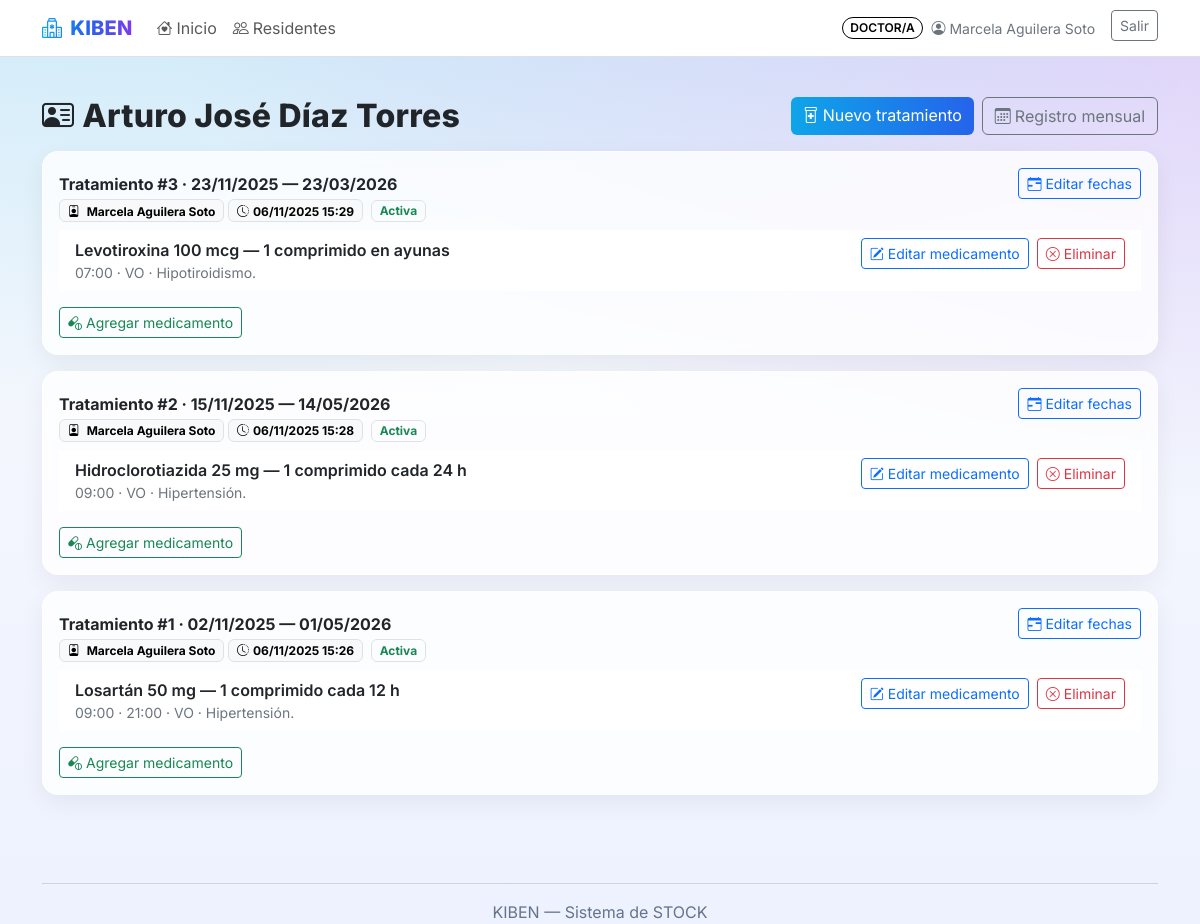
/residentes/17/ (signed in), run on the app's committed database.
### landing/models.py (models this page shows, shortened)
class Residente(models.Model):
    class Sexo(models.TextChoices):
        M = "M", "Masculino"
        F = "F", "Femenino"
        O = "O", "Otro/ND"
    nombre_completo = models.CharField(max_length=160)
    rut = models.CharField(max_length=20, unique=True)
    fecha_nacimiento = models.DateField(null=True, blank=True)
    sexo = models.CharField(max_length=1, choices=Sexo.choices, default=Sexo.O)
    alergias = models.TextField(blank=True)
    activo = models.BooleanField(default=True)

class Receta(models.Model):
    residente = models.ForeignKey('Residente', on_delete=models.CASCADE, related_name="recetas")
    medico = models.ForeignKey(settings.AUTH_USER_MODEL, on_delete=models.PROTECT)
    numero = models.PositiveIntegerField(
        default=0, editable=False, help_text="Número secuencial por residente"
    )
    inicio = models.DateField()
    fin = models.DateField(null=True, blank=True)
    observaciones = models.TextField(blank=True)
    activa = models.BooleanField(default=True)
    creada_en = models.DateTimeField(auto_now_add=True)
    class Meta:
        constraints = [
            models.UniqueConstraint(fields=['residente', 'numero'], name='uniq_receta_por_residente'),
        ]
        ordering = ['-numero', '-creada_en']

class OrdenMedicamento(models.Model):
    receta = models.ForeignKey(Receta, on_delete=models.CASCADE, related_name="ordenes")
    producto = models.ForeignKey(Producto, on_delete=models.PROTECT)
    dosis = models.CharField(max_length=60)  # ej: "1 tableta", "5 ml"
    via = models.CharField(max_length=40, blank=True)
    indicaciones = models.TextField(blank=True)
    activo = models.BooleanField(default=True)
    stock_asignado = models.PositiveIntegerField(default=0)  # stock actual
    stock_critico = models.PositiveIntegerField(default=0)
    alerta_enviada = models.BooleanField(default=False)

class Producto(models.Model):
    nombre = models.CharField(max_length=160)
    potencia = models.CharField(max_length=60, blank=True)  # ej: 500 mg
    forma = models.CharField(max_length=40, blank=True)     # tableta, jarabe, etc.

class HoraProgramada(models.Model):
    class Dia(models.IntegerChoices):
        LUN = 0, "Lun"
        MAR = 1, "Mar"
        MIE = 2, "Mié"
        JUE = 3, "Jue"
        VIE = 4, "Vie"
        SAB = 5, "Sáb"
        DOM = 6, "Dom"
    orden = models.ForeignKey(OrdenMedicamento, on_delete=models.CASCADE, related_name="horas")
    hora = models.TimeField()
    dia_semana = models.IntegerField(choices=Dia.choices, null=True, blank=True)  # null = todos los días
    class Meta:
        ordering = ["hora"]

### landing/views.py (the view, shortened to what this page needs)
# urls.py: path('residentes/<int:residente_id>/', views.residente_detail, name='residente_detail'),
@login_required
@doctor_tens_or_admin_required
def residente_detail(request, residente_id):
    recetas_qs = (
        Receta.objects
        .select_related('medico')
        .order_by('-creada_en')
        .prefetch_related(
            Prefetch(
                'ordenes',
                queryset=OrdenMedicamento.objects
                    .select_related('producto')
                    .prefetch_related('horas')
            )
        )
    )
    residente = get_object_or_404(
        Residente.objects.prefetch_related(
            Prefetch('recetas', queryset=recetas_qs)
        ),
        pk=residente_id
    )
    return render(request, 'residentes/residente_detail.html', {
        'residente': residente,
    })

### landing/roles.py (called while the page is built)
def _in_group(user, name):
    return user.is_authenticated and user.groups.filter(name=name).exists()

def is_admin(user): return _in_group(user, ADMIN_GROUP) or user.is_superuser

def is_tens(user): return _in_group(user, TENS_GROUP)

def is_cuidadora(user): return _in_group(user, CUIDADORA_GROUP)

def is_doctor(user): return _in_group(user, DOCTOR_GROUP)  # << nuevo

def doctor_tens_or_admin_required(view):
    @wraps(view)
    def _wrapped(request, *args, **kwargs):
        u = request.user
        if is_admin(u) or is_doctor(u) or is_tens(u):
            return view(request, *args, **kwargs)
        return _deny(request)
    return _wrapped

### landing/templatetags/roles_tags.py (called while the page is built)
@register.filter(name="is_admin")
def is_admin_filter(user):
    return rolelib.is_admin(user)

@register.filter(name="is_tens")
def is_tens_filter(user):
    return rolelib.is_tens(user)

@register.filter(name="is_cuidadora")
def is_cuidadora_filter(user):
    return rolelib.is_cuidadora(user)

@register.filter(name="is_doctor")
def is_doctor_filter(user):
    return rolelib.is_doctor(user)

### landing/templates/residentes/residente_detail.html (shortened to what this page needs)
{% extends 'base.html' %}
{% load roles_tags %}
{% block content %}
<div class="container py-4">
  <div class="d-flex align-items-center justify-content-between mb-3">
    <h2 class="page-title mb-0">
      <i class="bi bi-person-vcard me-2"></i>{{ residente.nombre_completo }}
    </h2>
    <div class="d-flex flex-wrap gap-2 justify-content-end">
      {% if user|is_doctor %}
        <a class="btn btn-gradient" href="{% url 'receta_create' residente.id %}">
          <i class="bi bi-prescription2 me-1"></i>Nuevo tratamiento
        </a>
      {% endif %}
      <a class="btn btn-outline-secondary" href="{% url 'registro_mensual' residente.id %}">
        <i class="bi bi-calendar3 me-1"></i>Registro mensual
      </a>
    </div>
  </div>
  {% now "Y-m-d" as hoy %}
  {% for rec in residente.recetas.all %}
    <div class="glass-card p-3 mb-3">
      <div class="d-flex align-items-center justify-content-between">
        <div class="fw-bold">
          Tratamiento #{{ rec.numero|default:rec.id }}
          · {{ rec.inicio|date:"d/m/Y" }}{% if rec.fin %} — {{ rec.fin|date:"d/m/Y" }}{% endif %}
        </div>
        {% if user|is_doctor %}
          <button type="button"
                  class="btn btn-outline-primary btn-sm"
                  data-bs-toggle="modal"
                  data-bs-target="#modalFechas{{ rec.id }}">
            <i class="bi bi-calendar-range me-1"></i>Editar fechas
          </button>
        {% endif %}
      </div>
      <div class="mb-2 d-flex flex-wrap gap-1 align-items-center">
        <span class="badge text-bg-light border small">
          <i class="bi bi-person-badge me-1"></i>
          {% if rec.medico %}
            {{ rec.medico.get_full_name|default:rec.medico.username }}
          {% else %}
            —
          {% endif %}
        </span>
        {% if rec.creada_en %}
          <span class="badge text-bg-light border small">
            <i class="bi bi-clock-history me-1"></i>{{ rec.creada_en|date:"d/m/Y H:i" }}
          </span>
        {% endif %}
        {% if rec.fin %}
          {% if rec.inicio|date:"Y-m-d" <= hoy and rec.fin|date:"Y-m-d" >= hoy %}
            <span class="badge text-bg-success-subtle text-success border small ms-1">Activa</span>
          {% else %}
            <span class="badge text-bg-secondary border small ms-1">Inactiva</span>
          {% endif %}
        {% else %}
          {% if rec.inicio|date:"Y-m-d" <= hoy %}
            <span class="badge text-bg-success-subtle text-success border small ms-1">Activa</span>
          {% else %}
            <span class="badge text-bg-secondary border small ms-1">Inactiva</span>
          {% endif %}
        {% endif %}
      </div>
      {% if rec.ordenes.all %}
        <div class="list-group list-group-flush">
          {% for o in rec.ordenes.all %}
            <div class="list-group-item">
              <div class="d-flex flex-column flex-md-row align-items-md-start justify-content-between gap-2">
                <div class="flex-grow-1">
                  <div class="fw-semibold">
                    {{ o.producto.nombre }} {{ o.producto.potencia }} — {{ o.dosis }}
                  </div>
                  <div class="small text-secondary">
                    {% for h in o.horas.all %}
                      {% if not forloop.first %} · {% endif %}
                      {{ h.hora|time:"H:i" }}
                    {% endfor %}
                    {% if o.via %} · {{ o.via }}{% endif %}
                    {% if o.indicaciones %} · {{ o.indicaciones }}{% endif %}
                  </div>
                </div>
                {% if user|is_doctor %}
                  <div class="d-flex flex-wrap gap-2 ms-md-2">
                    <a class="btn btn-outline-primary btn-sm"
                       href="{% url 'orden_edit' o.id %}">
                      <i class="bi bi-pencil-square me-1"></i>Editar medicamento
                    </a>
                    <form method="post"
                          action="{% url 'orden_delete' o.id %}"
                          onsubmit="return confirm('¿Eliminar medicamento de la receta?');">
                      <button class="btn btn-outline-danger btn-sm">
                        <i class="bi bi-x-circle me-1"></i>Eliminar
                      </button>
                    </form>
                  </div>
                {% endif %}
              </div>
            </div>
          {% endfor %}
        </div>
      {% else %}
        <div class="text-secondary">Sin medicamentos aún.</div>
      {% endif %}
      {% if user|is_doctor %}
        <div class="mt-3">
          <a class="btn btn-outline-success btn-sm" href="{% url 'orden_create' rec.id %}">
            <i class="bi bi-capsule-pill me-1"></i>Agregar medicamento
          </a>
        </div>
      {% endif %}
    </div>
  {% empty %}
    <div class="glass-card p-4 text-center">
      <div class="text-secondary">Aún no tiene recetas registradas.</div>
    </div>
  {% endfor %}
</div>
{% endblock %}

### landing/templates/base.html (shortened to what this page needs)
<!doctype html>
<html lang="es" data-bs-theme="light">
<head>
  {% load static roles_tags %}
  <link href="https://cdn.jsdelivr.net/npm/bootstrap@5.3.3/dist/css/bootstrap.min.css" rel="stylesheet">
  <link href="https://cdn.jsdelivr.net/npm/bootstrap-icons@1.11.3/font/bootstrap-icons.css" rel="stylesheet">
  <link href="{% static 'landing/sifa.css' %}" rel="stylesheet">
</head>
<body>
<nav class="navbar navbar-expand-lg bg-white border-bottom sticky-top">
  <div class="container">
    <a class="navbar-brand nav-brand"
       href="{% if user.is_authenticated and user|is_doctor %}{% url 'dashboard' %}{% else %}{% url 'home_public' %}{% endif %}">
      <i class="bi bi-hospital me-2"></i>KIBEN
    </a>
    <div id="topnav" class="collapse navbar-collapse">
      <ul class="navbar-nav me-auto mb-2 mb-lg-0">
        {% if user.is_authenticated %}
          {% if user|is_admin or user|is_cuidadora or user|is_tens or user|is_doctor %}
            <li class="nav-item">
              <a class="nav-link" href="{% url 'dashboard' %}">
                {% if user|is_doctor %}
                  <i class="bi bi-house-heart me-1"></i>Inicio
                {% else %}
                  <i class="bi bi-speedometer2 me-1"></i>Alertas
                {% endif %}
              </a>
            </li>
          {% endif %}
          {% if user|is_admin or user|is_tens or user|is_doctor %}
            <li class="nav-item">
              <a class="nav-link" href="{% url 'residente_list' %}">
                <i class="bi bi-people me-1"></i>Residentes
              </a>
            </li>
          {% endif %}
        {% else %}
          <li class="nav-item"><a class="nav-link" href="#como">Cómo funciona</a></li>
          <li class="nav-item"><a class="nav-link" href="#beneficios">Beneficios</a></li>
          <li class="nav-item"><a class="nav-link" href="#contacto">Contacto</a></li>
        {% endif %}
      </ul>
      <div class="d-flex gap-2">
        {% if user.is_authenticated %}
          <div class="d-flex align-items-center gap-2 me-2">
            {% if user|is_admin %}
              <span class="badge rounded-pill fw-semibold text-uppercase small"
                    style="background-color:#000080; color:#ffffff;">
                Enfermera/o
              </span>
            {% elif user|is_doctor %}
              <span class="badge rounded-pill fw-semibold text-uppercase small"
                    style="background-color:#ffffff; color:#000000; border:1px solid #000000;">
                Doctor/a
              </span>
            {% elif user|is_tens %}
              <span class="badge rounded-pill fw-semibold text-uppercase small"
                    style="background-color:#00B6FF; color:#ffffff;">
                TENS
              </span>
            {% elif user|is_cuidadora %}
              <span class="badge rounded-pill fw-semibold text-uppercase small"
                    style="background-color:#ff69b4; color:#ffffff;">
                Cuidador/a
              </span>
            {% endif %}
            <a href="{% url 'mi_perfil' %}"
               class="navbar-text small text-secondary d-flex align-items-center text-decoration-none link-underline-opacity-0 link-underline-opacity-75-hover">
              <i class="bi bi-person-circle me-1"></i>
              {{ user.get_full_name|default:user.username }}
            </a>
          </div>
          <form method="post" action="{% url 'logout' %}" class="d-inline">
            <button class="btn btn-outline-secondary btn-sm" type="submit">Salir</button>
          </form>
        {% else %}
          <a class="btn btn-gradient btn-sm px-3" href="{% url 'login' %}">Entrar</a>
        {% endif %}
      </div>
    </div>
  </div>
</nav>
{% block content %}{% endblock %}
<footer class="container my-5 text-center footer-small">
  <hr>
  <div>KIBEN — Sistema de STOCK</div>
</footer>
</body>
</html>

### static/landing/sifa.css (style rules this page uses)
:root { --brand-1:#0ea5e9; --brand-2:#2563eb; --brand-3:#7c3aed; }
html,body { height:100%; }
body { font-family: Inter, system-ui, -apple-system, Segoe UI, Roboto, "Helvetica Neue", Arial, "Noto Sans", "Liberation Sans", sans-serif; background: radial-gradient(1200px 600px at 10% -20%, rgba(14,165,233,.25), rgba(14,165,233,0)), radial-gradient(1200px 600px at 110% -10%, rgba(124,58,237,.25), rgba(124,58,237,0)), linear-gradient(180deg, #f8fafc 0, #eef2ff 100%); background-attachment: fixed; }
.nav-brand { font-weight:800; letter-spacing:.2px; background: linear-gradient(90deg,var(--brand-1),var(--brand-2),var(--brand-3)); -webkit-background-clip:text; background-clip:text; color:transparent; }
.glass-card { background: rgba(255,255,255,.8); border: 1px solid rgba(255,255,255,.6); box-shadow: 0 8px 24px rgba(16,24,40,.06); backdrop-filter: blur(6px); border-radius: 16px; }
.page-title { font-weight:800; letter-spacing:.2px; }
.btn-gradient { background: linear-gradient(90deg,var(--brand-1),var(--brand-2)); color:#fff; border:0; }
.footer-small { color:#64748b }

### data on the page
Residente: nombre_completo "Arturo José Díaz Torres"
Receta: numero "3", inicio "23/11/2025", fin "23/03/2026", medico.get_full_name "Marcela Aguilera Soto", creada_en "06/11/2025 15:29", shows "Activa"
OrdenMedicamento: producto.nombre "Levotiroxina", producto.potencia "100 mcg", dosis "1 comprimido en ayunas", via "VO", indicaciones "Hipotiroidismo."
HoraProgramada: hora "07:00"
Receta: numero "2", inicio "15/11/2025", fin "14/05/2026", medico.get_full_name "Marcela Aguilera Soto", creada_en "06/11/2025 15:28", shows "Activa"
OrdenMedicamento: producto.nombre "Hidroclorotiazida", producto.potencia "25 mg", dosis "1 comprimido cada 24 h", via "VO", indicaciones "Hipertensión."
HoraProgramada: hora "09:00"
Receta: numero "1", inicio "02/11/2025", fin "01/05/2026", medico.get_full_name "Marcela Aguilera Soto", creada_en "06/11/2025 15:26", shows "Activa"
OrdenMedicamento: producto.nombre "Losartán", producto.potencia "50 mg", dosis "1 comprimido cada 12 h", via "VO", indicaciones "Hipertensión."
HoraProgramada: hora "09:00"
HoraProgramada: hora "21:00"

### other printed values
{{ user.get_full_name|default:user.username }} "Marcela Aguilera Soto"
